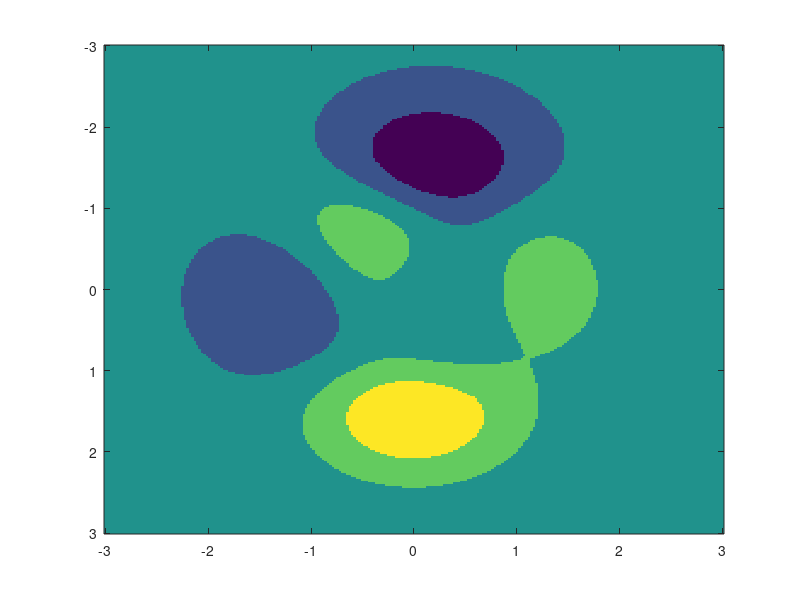

Write MATLAB code to recreate this figure.
function[Y0,C] = setupPeaks(np,nc)
%[Y0,C] = setupPeaks(np)
if not(exist('np','var')) || isempty(np)
    np = 8000;
end

if not(exist('nc','var')) || isempty(nc)
    nc = 5;
end
ns = 256;
[xx,yy,cc] = peaks(ns);
t1 = linspace(min(xx(:)),max(xx(:)),ns);
t2 = linspace(min(yy(:)),max(yy(:)),ns);

% Binarize it
mxcc = max(cc(:)); mncc = min(cc(:)); 
hc = (mxcc - mncc)/(nc);
ccb = zeros(size(cc));
for i=1:nc
    ii = find( (mncc + (i-1)*hc)< cc & cc <= (mncc+i*hc));
    ccb(ii) = i-1;
end

figure(1)
imagesc(t1,t2,reshape(ccb,ns,ns))
% keyboard
% keyboard
rng('default');

% draw same number of points per class
Y0 = [];
npc = ceil(np/nc);
for k=0:nc-1
   xk = [xx(ccb==k) yy(ccb==k)];
   inds = randi(size(xk,1),npc,1);
   
   Y0 = [Y0; xk(inds,:)];
end

Y0 = Y0';
C = kron(eye(nc),ones(npc,1))';

% viewFeatures2D(Y0,C);
% 
% 
% inds = randi(numel(ccb),np,1);
% x1 = xx(inds);
% x2 = yy(inds);
% c  = ccb(inds);
% xb = [ x1(c==0) x2(c==0)];  % Blue points
% xr = [ x1(c==1) x2(c==1)];  % Red points
% xg = [ x1(c==2) x2(c==2)];  % Green points
% xm = [ x1(c==3) x2(c==3)];  % Black points
% xy = [ x1(c==4) x2(c==4)];  % Yellow points
% 
% [c,sp] = sort(c);
% 
% % make sure to have a balanced set
% lenb = size(xb,1);
% lenr = size(xr,1);
% leng = size(xg,1);
% lenm = size(xm,1);
% leny = size(xy,1);
% % make the problem balanced
% len = min([lenb;lenr;leng;lenm;leny]);
% xb = xb(1:len,:);
% xr = xr(1:len,:);
% xm = xm(1:len,:);
% xg = xg(1:len,:);
% xy = xy(1:len,:);
% 
% % figure(1);
% % hold on
% % plot(xb(:,1),xb(:,2),'ob');
% % plot(xr(:,1),xr(:,2),'or');
% % plot(xg(:,1),xg(:,2),'og');
% % plot(xm(:,1),xm(:,2),'ok');
% % plot(xy(:,1),xy(:,2),'oy');
% % hold off
% 
% Y0 = [xb;xr;xg;xm;xy];
% 
% C  = [[ones(len,1) zeros(len,4)]; ...
%       [zeros(len,1) ones(len,1) zeros(len,3)]; ...
%       [zeros(len,2) ones(len,1) zeros(len,2)]; ...
%       [zeros(len,3) ones(len,1) zeros(len,1)]; ...
%       [zeros(len,4) ones(len,1)]];
%   
% disp('Number of points per class');
% fprintf('%3d   %3d   %3d   %3d   %3d\n',lenb,lenr,leng,lenm,leny)  
